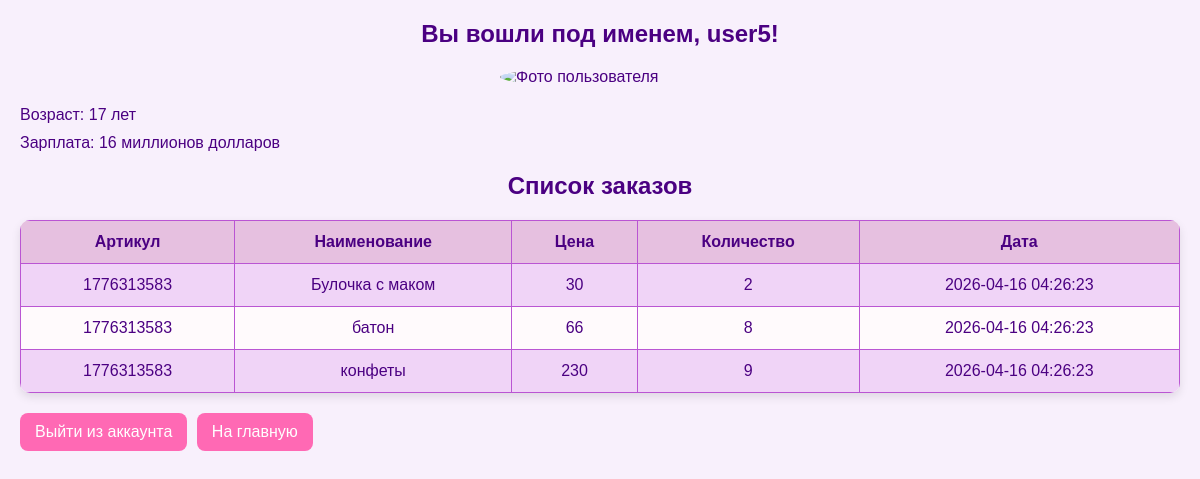
The app's page /thmyhcr-m1/profile.php (signed in) with its own data.
### tables this page shows
CREATE TABLE `users` (
  `id` int NOT NULL,
  `name_users` varchar(50) NOT NULL,
  `login` varchar(50) NOT NULL,
  `hash` varchar(200) NOT NULL,
  `img` text
);

CREATE TABLE `orders` (
  `id` int NOT NULL,
  `id_order` int NOT NULL,
  `id_user` int NOT NULL,
  `id_tovar` int NOT NULL,
  `quantity` int NOT NULL,
  `cost` float NOT NULL,
  `datatime` datetime NOT NULL
);

CREATE TABLE `tovars` (
  `id` int NOT NULL,
  `name` varchar(100) NOT NULL,
  `cena` float NOT NULL,
  `kol` int NOT NULL,
  `srok` date NOT NULL,
  `id_cat` int NOT NULL
);

### thmyhcr-m1/validate_user.php (called while the page is built, shortened)
<?php
include "bdconnect.php";
if (isset($_SESSION["logged"])&& $_SESSION["logged"]=="1"){
    $id_user=$_SESSION["userid"];
    $user_query=mysqli_query($link, "SELECT * FROM users WHERE id='".$id_user."'");
    $user=mysqli_fetch_array($user_query);
}
?>

### thmyhcr-m1/profile.php (the view, shortened to what this page needs)
<?php
include "func.php";
include "validate_user.php";
?>
<!DOCTYPE html>
<html lang="en">
<head>
</head>
<body>
<?php
echo "<h2>Вы вошли под именем, " . htmlspecialchars($user["name_users"]) . "!</h2>";
?>
<img src='images/<?=$user["img"]?>' alt="Фото пользователя" />
<p>Возраст: 17 лет</p>
<p>Зарплата: 16 миллионов долларов</p>
<h2 style="text-align:center;">Список заказов</h2>
<table>
<tr>
    <th>Артикул</th>
    <th>Наименование</th>
    <th>Цена</th>
    <th>Количество</th>
    <th>Дата</th>
</tr>
<?php
$user=$_SESSION["userid"];
$result = mysqli_query($link, "SELECT * FROM `orders`, tovars WHERE `id_user`=$user AND tovars.id=orders.id_tovar;");
while($row = mysqli_fetch_array($result))
{
    echo "<tr><td>".$row["id_order"]."</td><td>".$row["name"]."</td><td>".$row["cena"]."</td><td>".$row["quantity"]."</td><td>".$row["datatime"]."</td></tr>";
}
?>
</table>
<p>
<a href="logout.php">Выйти из аккаунта</a>
<a href="index.php">На главную</a>
</p>
</body>
</html>

### thmyhcr-m1/profile.php (style rules this page uses)
body { font-family: Arial, sans-serif; background-color: #f8f0fc; color: #4B0082; margin: 20px; }
h2 { text-align: center; margin-top: 20px; margin-bottom: 20px; }
p { font-size: 16px; margin: 10px 0; }
a { display: inline-block; padding: 10px 15px; margin: 10px 5px 0 0; background-color: #FF69B4; color: #fff; text-decoration: none; border-radius: 8px; transition: background-color 0.3s; }
img { width: 200px; border-radius: 50%; display: block; margin: 0 auto 20px auto; }
table { width: 100%; border-collapse: collapse; background-color: #fffafc; border-radius: 10px; overflow: hidden; box-shadow: 0 4px 10px rgba(0,0,0,0.1); margin-top: 20px; }
th, td { padding: 12px 15px; border: 1px solid #ba55d3; text-align: center; }
th { background-color: #E6C0E0; color: #4B0082; font-weight: bold; }
tr:nth-child(even) { background-color: #f0d4f7; }

### records on screen
users: name_users "user5"
orders: id_order "1776313583", id_tovar.name "Булочка с маком", id_tovar.cena "30", quantity "2", datatime "2026-04-16 04:26:23"
orders: id_order "1776313583", id_tovar.name "батон", id_tovar.cena "66", quantity "8", datatime "2026-04-16 04:26:23"
orders: id_order "1776313583", id_tovar.name "конфеты", id_tovar.cena "230", quantity "9", datatime "2026-04-16 04:26:23"
